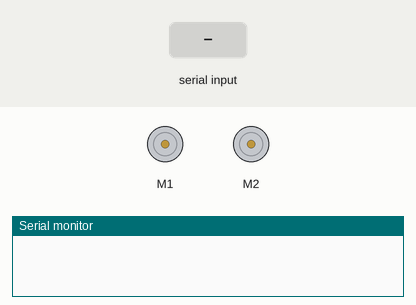
Recording of a sketch running on a simulated Arduino Uno, built with avr-gcc and run on an emulated ATmega328P. Parts: 2 × DC motor (green arrow = forward, orange = backward, longer = faster), the last lines printed to the serial monitor. The inputs (shaded band) are chosen by the test bench.

Above: at 1.2 s.
1.3 s: "F" received over Serial
At 2.2 s:
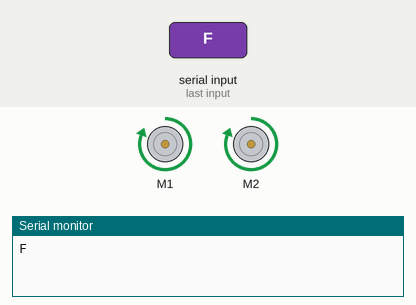
2.8 s: "B" received over Serial
At 3.4 s:
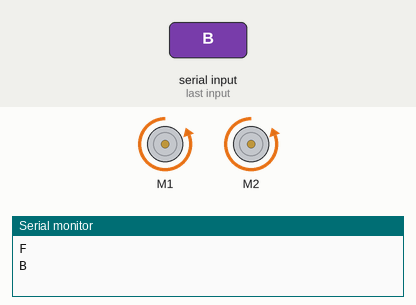
4.3 s: "L" received over Serial
At 5.5 s:
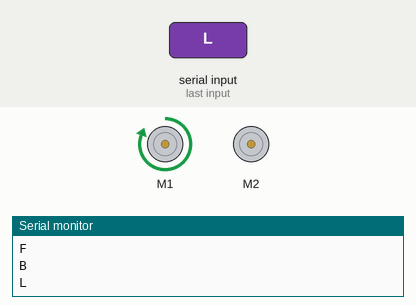
5.8 s: "R" received over Serial
At 6.8 s:
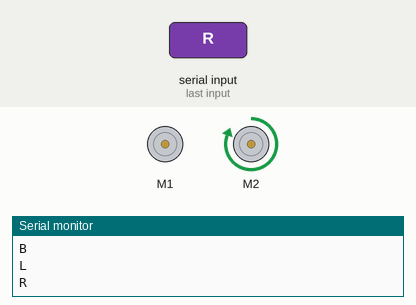
7.3 s: "S" received over Serial
At 8.0 s:
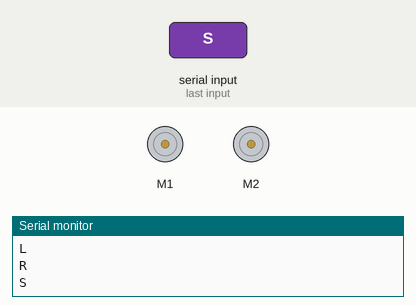
Timing chart, 0 to 9.8 s (numbered marks = the images above; inputs shaded):
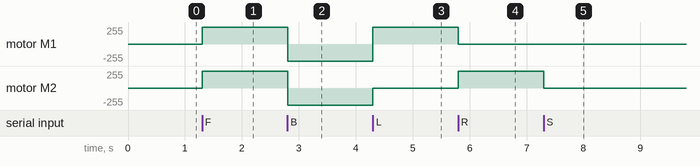

Measured:
- after the input at 1.3 s, motor M1, motor M2: stopped → forward 255/255 at once
- after the input at 2.8 s, motor M1, motor M2: forward 255/255 → backward 255/255 at once
- after the input at 4.3 s, motor M1: backward 255/255 → forward 255/255 at once; motor M2: backward 255/255 → stopped at once
- after the input at 5.8 s, motor M1: forward 255/255 → stopped at once; motor M2: stopped → forward 255/255 at once
- after the input at 7.3 s, motor M2: forward 255/255 → stopped at once

The sketch:

BT_CAR_UPDATED_FOR_M1_M2.ino
```cpp
//Arduino Bluetooth Controlled Car//
//// Before uploading the code you have to install the necessary library//
//AFMotor Library https://learn.adafruit.com/adafruit-motor-shield/library-install //

#include <AFMotor.h>

//initial motors pin
 AF_DCMotor motor1(1);
 AF_DCMotor motor2(2);
//AF_DCMotor motor3(3);
//AF_DCMotor motor4(4);

char command;

void setup()
{
  Serial.begin(9600);  //Set the baud rate to your Bluetooth module.
}

void loop()
{
  if(Serial.available() > 0)
  {
    command = Serial.read();
    Serial.println(command);
    Stop(); //initialize with motors stoped
    //Change pin mode only if new command is different from previous.
    //Serial.println(command);
    switch(command)
    {
    case 'F':
      forward();
      break;
    case 'B':
       back();
      break;
    case 'L':
      left();
      break;
    case 'R':
      right();
      break;
    case 'S':
      Stop();
      break;

    }
  }
}

void forward()
{
   motor1.setSpeed(255); //Define maximum velocity
   motor1.run(FORWARD); //rotate the motor clockwise
   motor2.setSpeed(255); //Define maximum velocity
   motor2.run(FORWARD); //rotate the motor clockwise
  //motor3.setSpeed(255);//Define maximum velocity
  //motor3.run(FORWARD); //rotate the motor clockwise
  //motor4.setSpeed(255);//Define maximum velocity
 // motor4.run(FORWARD); //rotate the motor clockwise
}

void back()
{
  motor1.setSpeed(255); //Define maximum velocity
  motor1.run(BACKWARD); //rotate the motor anti-clockwise
  motor2.setSpeed(255); //Define maximum velocity
  motor2.run(BACKWARD); //rotate the motor anti-clockwise
  //motor3.setSpeed(255); //Define maximum velocity
 // motor3.run(BACKWARD); //rotate the motor anti-clockwise
 // motor4.setSpeed(255); //Define maximum velocity
  //motor4.run(BACKWARD); //rotate the motor anti-clockwise
}

void left()
{
  motor1.setSpeed(255); //Define maximum velocity
  motor1.run(FORWARD); //rotate the motor anti-clockwise
  motor2.setSpeed(255); //Define maximum velocity
  motor2.run(RELEASE); //rotate the motor anti-clockwise
  //motor3.setSpeed(255); //Define maximum velocity
  //motor3.run(FORWARD);  //rotate the motor clockwise
  //motor4.setSpeed(0); //Define maximum velocity
 // motor4.run(RELEASE);  //rotate the motor clockwise
}

void right()
{
  motor1.setSpeed(255); //Define maximum velocity
  motor1.run(RELEASE); //rotate the motor clockwise
  motor2.setSpeed(255); //Define maximum velocity
  motor2.run(FORWARD); //rotate the motor clockwise
  //motor3.setSpeed(0); //Define maximum velocity
  //motor3.run(RELEASE); //rotate the motor anti-clockwise
 // motor4.setSpeed(255); //Define maximum velocity
  //motor4.run(FORWARD); //rotate the motor anti-clockwise
}

void Stop()
{
  motor1.setSpeed(0); //Define minimum velocity
  motor1.run(RELEASE); //stop the motor when release the button
  motor2.setSpeed(0); //Define minimum velocity
  motor2.run(RELEASE); //rotate the motor clockwise
  //motor3.setSpeed(0); //Define minimum velocity
  //motor3.run(RELEASE); //stop the motor when release the button
  //motor4.setSpeed(0); //Define minimum velocity
  //motor4.run(RELEASE); //stop the motor when release the button
}
```
